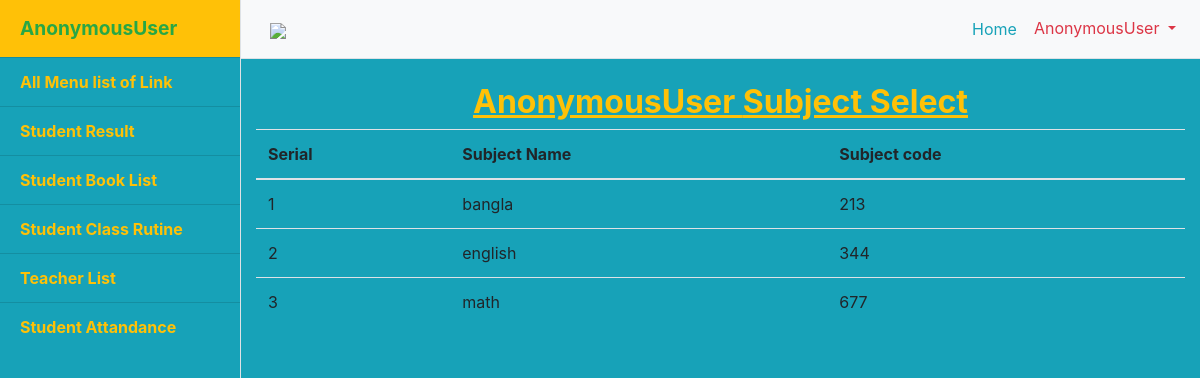
Page /stdbook/ on the committed database.
### projectapp/models.py (models this page shows, shortened)
class stdsubjectlist(models.Model):
    user = models.ForeignKey(User, on_delete=models.CASCADE, related_name="stdsubjectlista")
    stdsubjectentry = models.ForeignKey(Stdsubjectentry, on_delete=models.CASCADE, related_name="stdsubjectlistaa")
    subject_code = models.CharField(max_length=30)

class Stdsubjectentry(models.Model):
    subjectnameentry = models.CharField(max_length=30)
    def __str__(self):
        return self.subjectnameentry

### projectapp/views.py (the view)
# urls.py: path('stdbook/', views.booklistpage, name='stdbook'),
def booklistpage(request):
	data = stdsubjectlist.objects.all()
	return render(request, 'stdbook.html', {'data':data})

### templates/stdbook.html (shortened to what this page needs)
{% load static %}
<!DOCTYPE html>
<html lang="en">
<head>
  <link href="{% static 'dashboard/vendor/bootstrap/css/bootstrap.min.css' %}" rel="stylesheet">
  <link href="{%static 'dashboard/css/simple-sidebar.css' %}" rel="stylesheet">
  <link rel="stylesheet" href="https://stackpath.bootstrapcdn.com/bootstrap/4.3.1/css/bootstrap.min.css">
   <link rel="stylesheet" href="https://cdnjs.cloudflare.com/ajax/libs/font-awesome/4.7.0/css/font-awesome.min.css">
</head>
<body class="bg-info">
  <div class="d-flex" id="wrapper">
              {% include 'sidebar.html' %}
<br>
<div class="container">
<center>
  <h2 class="text-warning"><u><b>{{user}} Subject Select</b></u></h2>
</center>
<table class="table">
  <thead>
    <tr>
      <th scope="col">Serial</th>
      <th scope="col">Subject Name</th>
      <th scope="col">Subject code</th>
    </tr>
  </thead>
  <tbody>
    {% for data in data %}
    <tr>
      <td>{{ data.id}}</td>
      <td>{{ data.stdsubjectentry}}</td>
      <td>{{ data.subject_code}}</td>
    </tr>
    {% endfor %}
  </tbody>
</table>
  </div>
</body>
</html>

### static/dashboard/css/simple-sidebar.css (style rules this page uses)
body { overflow-x: hidden; }

### rows in the picture
stdsubjectlist: id "1", stdsubjectentry "bangla", subject_code "213"
stdsubjectlist: id "2", stdsubjectentry "english", subject_code "344"
stdsubjectlist: id "3", stdsubjectentry "math", subject_code "677"

### other values in the picture
{{ user }} "AnonymousUser"
